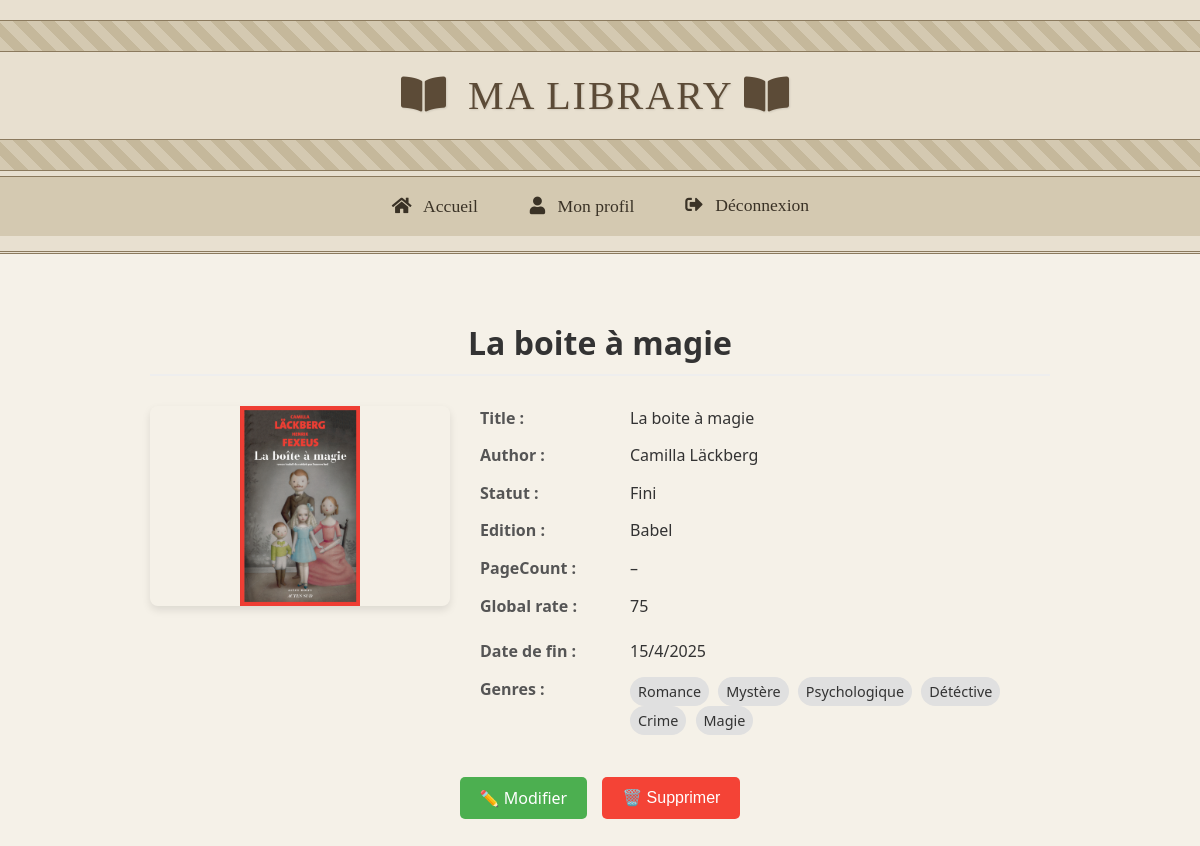
The app's page /book/6/ (signed in) with its own data.
### media/models.py (models this page shows, shortened)
class Book(models.Model):
    user = models.ForeignKey(User, on_delete=models.CASCADE)
    title = models.CharField(max_length=200)
    author = models.CharField(max_length=100, blank=True, null=True)
    statuts = {
        "Fini": "Fini",
        "Arrêté": "Arrêté",
        "En cours": "En cours",
        "En attente": "En attente",
    }
    statut = models.CharField( max_length=10, choices=statuts, blank=True, null=True)
    genres = models.ManyToManyField(Genre, blank=True)
    finished_year = models.PositiveIntegerField(blank=True, null=True)
    finished_month = models.PositiveIntegerField(blank=True, null=True)
    finished_day = models.PositiveIntegerField(blank=True, null=True)
    edition = models.CharField(max_length=100, blank=True)
    pageCount =  models.IntegerField(validators=[MinValueValidator(0),
                                                  MaxValueValidator(10000)],
                                      null=True,blank=True)
    global_rate = models.IntegerField(validators=[MinValueValidator(0),
                                                  MaxValueValidator(100)],
                                      null=True,blank=True,default=0,
                                      help_text="Note entre 0 et 100")
    if RENDER:
        image = CloudinaryField("image", blank=True, null=True)
    else:
        upload_path = 'book_images/'
        image = models.ImageField(upload_to=upload_path, blank=True, null=True)

class Genre(models.Model):
    name = models.CharField(max_length=100, unique=True)

### media/views.py (the view)
# urls.py: path('<str:model_name>/<int:item_id>/', views.item_detail, name='item_detail'),
def item_detail(request, model_name, item_id):
    mapping = MODEL_MAP.get(model_name)
    if not mapping:
        raise Http404("Type inconnu")
    model, form_class = mapping
    instance = get_object_or_404(model, id=item_id, user=request.user)
    form = form_class(instance=instance)  # Génère le formulaire pré-rempli (non modifiable ici)
    return render(request, 'media/detail_item.html', {
        'instance': instance,
        'form': form,
        'model_name': model_name,
    })

### templates/media/detail_item.html (shortened to what this page needs)
{% extends 'base.html' %}
{% block content %}
  <div class="item-container">
    <h2 class="item-title">{{ instance.title }}</h2>
    <div class="item-content">
      {% if instance.image %}
        <div class="item-image">
          <img src="{{ instance.image.url }}" alt="{{ instance.title }}">
        </div>
      {% endif %}
      <div class="item-details">
        <div class="details-section">
          {% for field in form.visible_fields %}
            {% if field.name not in 'raw_genres finished_year finished_month finished_day image' %}
              <div class="detail-row">
                <span class="detail-label">{{ field.label }} :</span>
                <span class="detail-value">{{ field.value|default:"–" }}</span>
              </div>
            {% endif %}
          {% endfor %}
        </div>
        {% if instance.finished_year %}
          <div class="detail-row">
            <span class="detail-label">Date de fin :</span>
            <span class="detail-value">
              {{ instance.finished_day|default:"--" }}/{{ instance.finished_month|default:"--" }}/{{ instance.finished_year }}
            </span>
          </div>
        {% endif %}
        {% if instance.genres.all %}
          <div class="detail-row">
            <span class="detail-label">Genres :</span>
            <span class="detail-value">
              {% for genre in instance.genres.all %}
                <span class="genre-tag">{{ genre.name }}</span>{% if not forloop.last %} {% endif %}
              {% endfor %}
            </span>
          </div>
        {% endif %}
      </div>
    </div>
    <div class="item-actions">
      <a href="{% url 'edit_item' model_name=model_name item_id=instance.id %}" class="button edit-btn">✏️ Modifier</a>
      <button id="deleteBtn" class="button delete-btn">🗑️ Supprimer</button>
    </div>
  </div>
{% endblock %}

### static/style.css (style rules this page uses)
body { margin: 0; font-family: 'Times New Roman', serif; background-color: #f5f1e8; color: #3a3226; }
.item-container { max-width: 900px; margin: 0 auto; padding: 20px; font-family: 'Segoe UI', Tahoma, Geneva, Verdana, sans-serif; }
.item-title { color: #333; text-align: center; margin-bottom: 30px; font-size: 2em; border-bottom: 2px solid #eee; padding-bottom: 10px; }
.item-content { display: flex; flex-wrap: wrap; gap: 30px; margin-bottom: 30px; }
.item-image { flex: 1; min-width: 300px; }
.item-image img { width: 100%; max-height: 200px; object-fit: contain; border-radius: 8px; box-shadow: 0 4px 8px rgba(0, 0, 0, 0.1); }
.item-details { flex: 2; min-width: 300px; }
.details-section { margin-bottom: 20px; }
.detail-row { display: flex; margin-bottom: 12px; line-height: 1.6; }
.detail-label { font-weight: bold; min-width: 150px; color: #555; }
.detail-value { flex: 1; color: #333; }
.genre-tag { display: inline-block; background: #e0e0e0; padding: 3px 8px; border-radius: 15px; font-size: 0.9em; margin-right: 5px; }
.item-actions { display: flex; justify-content: center; gap: 15px; margin-top: 30px; }
.button { padding: 10px 20px; border: none; border-radius: 5px; cursor: pointer; font-size: 1em; transition: all 0.3s; text-decoration: none; }
.edit-btn { background-color: #4CAF50; color: white; }
.delete-btn { background-color: #f44336; color: white; }

### records on screen
Book: title "La boite à magie", image (picture), value "La boite à magie" "Camilla Läckberg" "Fini" "Babel", finished_day "15", finished_month "4", finished_year "2025"
Genre: name "Romance"
Genre: name "Mystère"
Genre: name "Psychologique"
Genre: name "Détéctive"
Genre: name "Crime"
Genre: name "Magie"

### other values on screen
{{ field.label }} "Title" "Author" "Statut" "Edition" "PageCount" "Global rate"
{{ field.value|default:"–" }} "–" "75"
